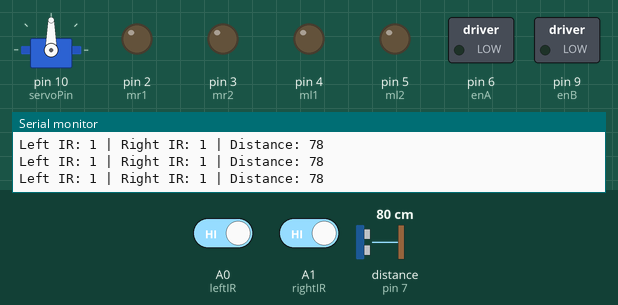
Simulated run of this sketch. Board: Arduino Uno, built with avr-gcc and run on an emulated ATmega328P. Shown: servo, switched loads named in the sketch (green lamp = pin HIGH), output pins drawn as LEDs (lit = HIGH), the last lines printed to the serial monitor. Wiring (inferred from the names in the program): ultrasonic range finder: trigger pin 8; echo pin 7. Inputs (shaded band) come from the test bench; at power-on: A0 (leftIR) HIGH, distance to the obstacle (sensor on pin 7) 80 cm, A1 (rightIR) HIGH. The echo pulse lasts 58.3 µs per cm; pins used as bus, display or sensor lines are not drawn.

Above: at 1.2 s.
1.3 s: A0 (leftIR) driven LOW
At 2.5 s:
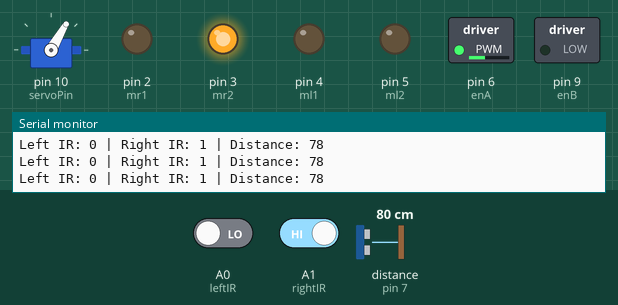
2.8 s: distance to the obstacle (sensor on pin 7) set to 43 cm
4.3 s: distance to the obstacle (sensor on pin 7) set to 37 cm
At 5.5 s:
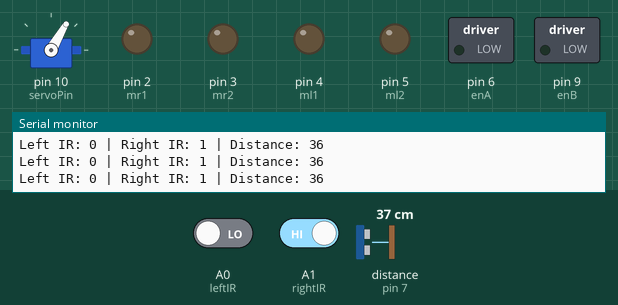
5.8 s: distance to the obstacle (sensor on pin 7) set to 60 cm
At 6.8 s:
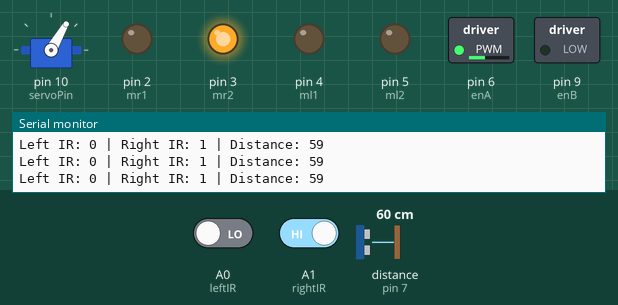
8.8 s: A1 (rightIR) driven LOW
At 9.7 s:
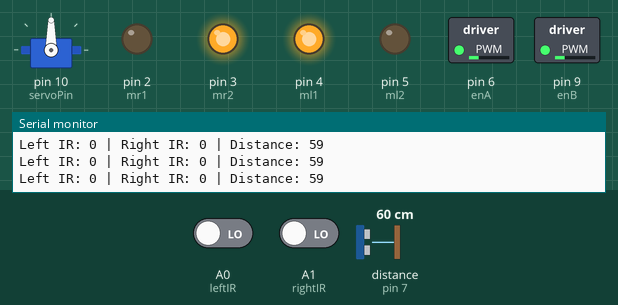
10.3 s: A0 (leftIR) driven HIGH
At 10.6 s:
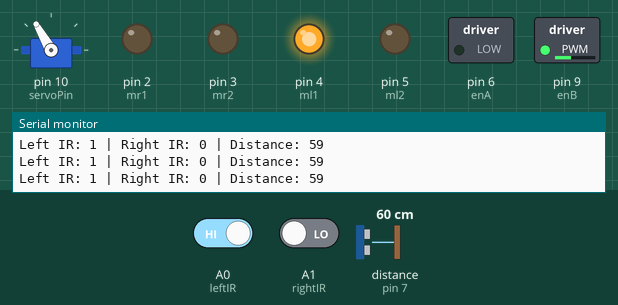
Timing chart, 0 to 12.8 s (numbered marks = the images above; inputs shaded):
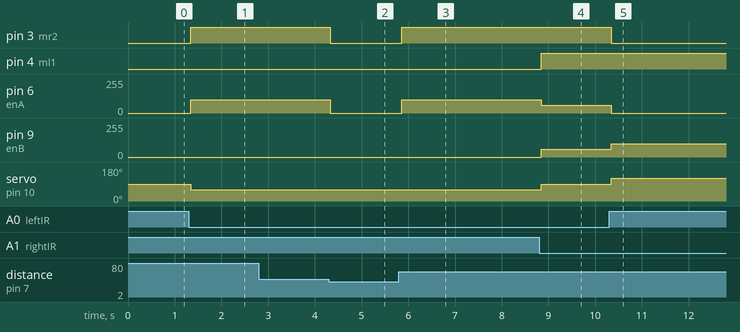

The sketch:

Updated_with_the_servo_motor_and_turn.ino
```cpp
#include <Servo.h>

// === Motor control pins ===
const int mr1 = 2;
const int mr2 = 3;
const int ml1 = 4;
const int ml2 = 5;

// === Enable (PWM) pins ===
const int enA = 6;
const int enB = 9;

// === IR sensor pins ===
const int leftIR  = A0;
const int rightIR = A1;

// === Ultrasonic pins ===
const int trigPin = 8;
const int echoPin = 7;

// === Servo ===
Servo steeringServo;
const int servoPin = 10;

void setup() {
  pinMode(mr1, OUTPUT);
  pinMode(mr2, OUTPUT);
  pinMode(ml1, OUTPUT);
  pinMode(ml2, OUTPUT);
  pinMode(enA, OUTPUT);
  pinMode(enB, OUTPUT);

  pinMode(leftIR, INPUT);
  pinMode(rightIR, INPUT);

  pinMode(trigPin, OUTPUT);
  pinMode(echoPin, INPUT);

  steeringServo.attach(servoPin); // Attach the servo

  Serial.begin(9600);
}

void loop() {
  int left = digitalRead(leftIR);   // LOW = black line detected
  int right = digitalRead(rightIR);

  long distance = getDistance();

  Serial.print("Left IR: "); Serial.print(left);
  Serial.print(" | Right IR: "); Serial.print(right);
  Serial.print(" | Distance: "); Serial.println(distance);

  if (distance < 40) {
    stopMotors();
    return;
  }

  if (left == 0 && right == 0) {
    moveForward(60);
    steeringServo.write(90); // straight
  }
  else if (left == 0 && right == 1) {
    turnLeft(100);
    steeringServo.write(60); // turn left
  }
  else if (left == 1 && right == 0) {
    turnRight(100);
    steeringServo.write(120); // turn right
  }
  else {
    stopMotors();
    steeringServo.write(90); // center
  }

  delay(20);
}

// === Motor Control Functions ===

void moveForward(int speedVal) {
  analogWrite(enA, speedVal);
  analogWrite(enB, speedVal);

  digitalWrite(mr1, LOW);
  digitalWrite(mr2, HIGH);
  digitalWrite(ml1, HIGH);
  digitalWrite(ml2, LOW);
}

void turnLeft(int speedVal) {
  analogWrite(enA, speedVal);
  analogWrite(enB, 0);

  digitalWrite(mr1, LOW);
  digitalWrite(mr2, HIGH);
  digitalWrite(ml1, LOW);
  digitalWrite(ml2, LOW);
}

void turnRight(int speedVal) {
  analogWrite(enA, 0);
  analogWrite(enB, speedVal);

  digitalWrite(mr1, LOW);
  digitalWrite(mr2, LOW);
  digitalWrite(ml1, HIGH);
  digitalWrite(ml2, LOW);
}

void stopMotors() {
  analogWrite(enA, 0);
  analogWrite(enB, 0);

  digitalWrite(mr1, LOW);
  digitalWrite(mr2, LOW);
  digitalWrite(ml1, LOW);
  digitalWrite(ml2, LOW);
}

// === Ultrasonic Function ===

long getDistance() {
  digitalWrite(trigPin, LOW);
  delayMicroseconds(2);

  digitalWrite(trigPin, HIGH);
  delayMicroseconds(10);
  digitalWrite(trigPin, LOW);

  long duration = pulseIn(echoPin, HIGH);
  long distance = duration * 0.034 / 2; // in cm
  return distance;
}
```

Measured:
- the behaviour switches between 41 and 40 cm on distance to the obstacle (sensor on pin 7) (found by bisection; images 1 and 2)
- after the input at 1.3 s, pin 3 (mr2): LOW → HIGH after 0.05 s; pin 6 (enA): 0/255 → 100/255 after 0.05 s; servo on pin 10 (servoPin): 90° → 60° after 0.05 s
- after the input at 4.3 s, pin 3 (mr2): HIGH → LOW at once; pin 6 (enA): 100/255 → 0/255 at once
- after the input at 5.8 s, pin 3 (mr2): LOW → HIGH after 0.06 s; pin 6 (enA): 0/255 → 100/255 after 0.06 s
- after the input at 8.8 s, pin 4 (ml1): LOW → HIGH after 0.05 s; pin 6 (enA): 100/255 → 60/255 after 0.05 s; pin 9 (enB): 0/255 → 60/255 after 0.05 s; servo on pin 10 (servoPin): 60° → 90° after 0.05 s
- after the input at 10.3 s, pin 3 (mr2): HIGH → LOW at once; pin 6 (enA): 60/255 → 0/255 at once; pin 9 (enB): 60/255 → 100/255 at once; servo on pin 10 (servoPin): 90° → 120° at once
